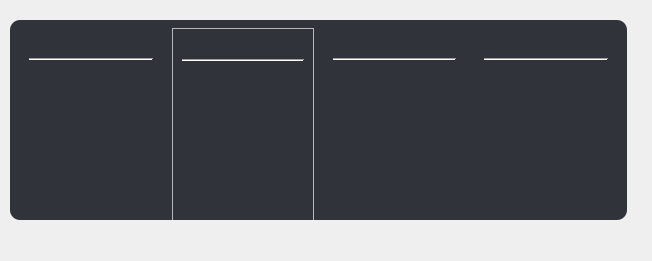
<?xml version="1.0" encoding="UTF-8"?>
<ui version="4.0">
 <class>cardWidget</class>
 <widget class="QWidget" name="cardWidget">
  <property name="geometry">
   <rect>
    <x>0</x>
    <y>0</y>
    <width>652</width>
    <height>261</height>
   </rect>
  </property>
  <property name="windowTitle">
   <string>Form</string>
  </property>
  <property name="styleSheet">
   <string notr="true">#bgCard {
	background-color: #30333A;
	border-radius: 10px;
}
#userTitle {color: #8BE9FD;}
#sampleTitle {color: #BD93F9;}
#analysisTitle {color: #F1FA8C;}
#reductionTitle {color: #FFB86C;}
QLabel {color: #A8ABB3;}
Line {background-color: transparent;}</string>
  </property>
  <widget class="QFrame" name="bgCard">
   <property name="geometry">
    <rect>
     <x>10</x>
     <y>20</y>
     <width>617</width>
     <height>200</height>
    </rect>
   </property>
   <property name="minimumSize">
    <size>
     <width>0</width>
     <height>200</height>
    </size>
   </property>
   <property name="maximumSize">
    <size>
     <width>16777215</width>
     <height>0</height>
    </size>
   </property>
   <property name="frameShape">
    <enum>QFrame::NoFrame</enum>
   </property>
   <property name="frameShadow">
    <enum>QFrame::Raised</enum>
   </property>
   <layout class="QHBoxLayout" name="horizontalLayout_5">
    <property name="spacing">
     <number>10</number>
    </property>
    <property name="leftMargin">
     <number>10</number>
    </property>
    <property name="topMargin">
     <number>8</number>
    </property>
    <property name="rightMargin">
     <number>10</number>
    </property>
    <property name="bottomMargin">
     <number>10</number>
    </property>
    <item>
     <widget class="QFrame" name="userInfo">
      <property name="minimumSize">
       <size>
        <width>0</width>
        <height>200</height>
       </size>
      </property>
      <property name="frameShape">
       <enum>QFrame::NoFrame</enum>
      </property>
      <property name="frameShadow">
       <enum>QFrame::Raised</enum>
      </property>
      <layout class="QVBoxLayout" name="verticalLayout_11">
       <item>
        <widget class="QLabel" name="userTitle">
         <property name="text">
          <string/>
         </property>
        </widget>
       </item>
       <item>
        <widget class="Line" name="line_7">
         <property name="minimumSize">
          <size>
           <width>0</width>
           <height>5</height>
          </size>
         </property>
         <property name="lineWidth">
          <number>1</number>
         </property>
         <property name="midLineWidth">
          <number>0</number>
         </property>
         <property name="orientation">
          <enum>Qt::Horizontal</enum>
         </property>
        </widget>
       </item>
       <item>
        <spacer name="verticalSpacer">
         <property name="orientation">
          <enum>Qt::Vertical</enum>
         </property>
         <property name="sizeHint" stdset="0">
          <size>
           <width>20</width>
           <height>40</height>
          </size>
         </property>
        </spacer>
       </item>
      </layout>
     </widget>
    </item>
    <item>
     <widget class="QFrame" name="sampleInfo">
      <property name="minimumSize">
       <size>
        <width>0</width>
        <height>200</height>
       </size>
      </property>
      <property name="frameShape">
       <enum>QFrame::StyledPanel</enum>
      </property>
      <property name="frameShadow">
       <enum>QFrame::Raised</enum>
      </property>
      <layout class="QVBoxLayout" name="verticalLayout_12">
       <item>
        <widget class="QLabel" name="sampleTitle">
         <property name="text">
          <string/>
         </property>
        </widget>
       </item>
       <item>
        <widget class="Line" name="line_5">
         <property name="minimumSize">
          <size>
           <width>0</width>
           <height>5</height>
          </size>
         </property>
         <property name="orientation">
          <enum>Qt::Horizontal</enum>
         </property>
        </widget>
       </item>
       <item>
        <spacer name="verticalSpacer_2">
         <property name="orientation">
          <enum>Qt::Vertical</enum>
         </property>
         <property name="sizeHint" stdset="0">
          <size>
           <width>20</width>
           <height>40</height>
          </size>
         </property>
        </spacer>
       </item>
      </layout>
     </widget>
    </item>
    <item>
     <widget class="QFrame" name="analysisInfo">
      <property name="minimumSize">
       <size>
        <width>0</width>
        <height>200</height>
       </size>
      </property>
      <property name="frameShape">
       <enum>QFrame::NoFrame</enum>
      </property>
      <property name="frameShadow">
       <enum>QFrame::Raised</enum>
      </property>
      <layout class="QVBoxLayout" name="verticalLayout_13">
       <item>
        <widget class="QLabel" name="analysisTitle">
         <property name="text">
          <string/>
         </property>
        </widget>
       </item>
       <item>
        <widget class="Line" name="line_6">
         <property name="minimumSize">
          <size>
           <width>0</width>
           <height>5</height>
          </size>
         </property>
         <property name="orientation">
          <enum>Qt::Horizontal</enum>
         </property>
        </widget>
       </item>
       <item>
        <spacer name="verticalSpacer_3">
         <property name="orientation">
          <enum>Qt::Vertical</enum>
         </property>
         <property name="sizeHint" stdset="0">
          <size>
           <width>20</width>
           <height>40</height>
          </size>
         </property>
        </spacer>
       </item>
      </layout>
     </widget>
    </item>
    <item>
     <widget class="QFrame" name="reductionInfo">
      <property name="minimumSize">
       <size>
        <width>0</width>
        <height>200</height>
       </size>
      </property>
      <property name="frameShape">
       <enum>QFrame::NoFrame</enum>
      </property>
      <property name="frameShadow">
       <enum>QFrame::Raised</enum>
      </property>
      <layout class="QVBoxLayout" name="verticalLayout_14">
       <item>
        <widget class="QLabel" name="reductionTitle">
         <property name="text">
          <string/>
         </property>
        </widget>
       </item>
       <item>
        <widget class="Line" name="line_8">
         <property name="minimumSize">
          <size>
           <width>0</width>
           <height>5</height>
          </size>
         </property>
         <property name="orientation">
          <enum>Qt::Horizontal</enum>
         </property>
        </widget>
       </item>
       <item>
        <spacer name="verticalSpacer_4">
         <property name="orientation">
          <enum>Qt::Vertical</enum>
         </property>
         <property name="sizeHint" stdset="0">
          <size>
           <width>20</width>
           <height>40</height>
          </size>
         </property>
        </spacer>
       </item>
      </layout>
     </widget>
    </item>
   </layout>
  </widget>
 </widget>
 <resources/>
 <connections/>
</ui>
